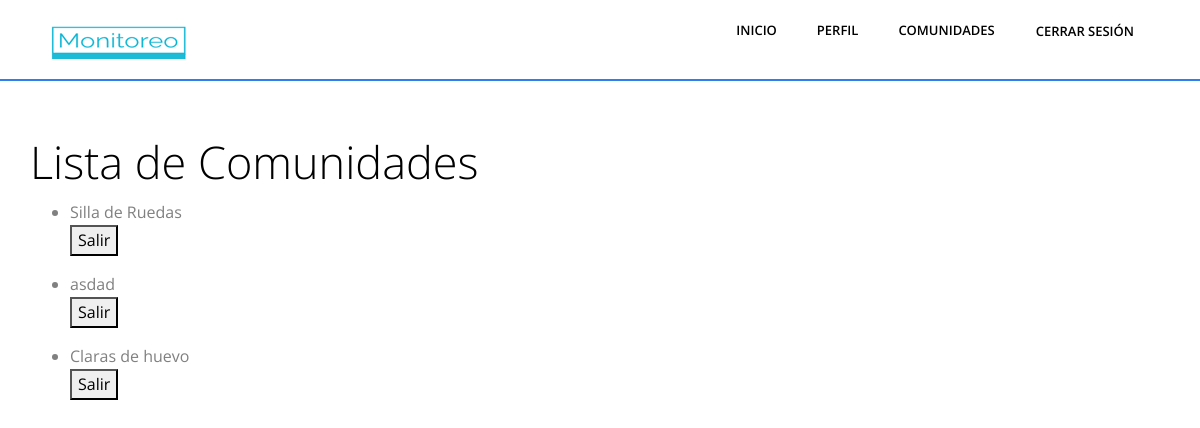
/buscar/comunidades (signed in), run on the app's committed database.
### Aplicaciones/Monitoreo/models.py (models this page shows, shortened)
class Comunidad(models.Model):
    nombre = models.CharField(max_length=100)
    descripcion = models.CharField(max_length=255, null=True)

### Aplicaciones/Monitoreo/views.py (the view, shortened to what this page needs)
# urls.py: path('buscar/comunidades',views.listar_comunidades, name = "listar_comunidades"),
@login_required
def listar_comunidades(request):
    group_names = requestGroups(request)
    comunidades = Comunidad.objects.all()
    perfil = Perfil.objects.get(user=request.user)
    perfil_comunidades = perfil.comunidades.all()
    context = {
        'request':request,
        'groups':group_names,
        'comunidades': comunidades,
        'perfil': perfil,
        'perfil_comunidades': perfil_comunidades
    }
    return render(request, 'listar_comunidades.html', context)

### Aplicaciones/Monitoreo/views.py (called while the page is built)
def requestGroups(request):
    user = request.user
    user_groups = user.groups.all()
    group_names = [group.name for group in user_groups]
    return group_names

### Aplicaciones/Monitoreo/templates/listar_comunidades.html (shortened to what this page needs)
{% load static %}
<html lang="es">
  {% include 'fragments/head.html' %}
  <body class="body-wrapper" data-spy="scroll" data-target=".privacy-nav">
    {% include 'fragments/header.html' %}
    <div class="container mt-5">
      <div class="row column">
        <h1>Lista de Comunidades</h1>
        <ul>
            {% for comunidad in comunidades %}
            <li>
                {{ comunidad.nombre }}
                {% if not comunidad in perfil_comunidades %}
                <form method="post" action="{% url 'listar_comunidades' %}">
                    {% csrf_token %}
                    <input type="hidden" name="comunidad_id" value="{{ comunidad.id }}">
                    <button type="submit" name="unirse">Unirse</button>
                </form>
                {% else %}
                    <form method="post" action="{% url 'listar_comunidades' %}">
                        <button type="submit" name="salir">Salir</button>
                    </form>
                {% endif %}
            </li>
            {% endfor %}
        </ul>
      </div>
    </div>
  </body>
</html>

### Aplicaciones/Monitoreo/static/css/style.css (style rules this page uses)
body { font-family: "Open Sans", sans-serif; -webkit-font-smoothing: antialiased; }
h1, h2, h3, h4, h5, h6 { font-family: "Open Sans", sans-serif; color: #000; font-weight: 300; }
h1 { font-size: 45px; line-height: 61px; }
p, li, blockquote, label { font-size: 16px; letter-spacing: 0; line-height: 25px; color: #808080; margin-bottom: 0; }
body { overflow-x: hidden; }
.column { flex-flow: column; }

### data on the page
Comunidad: nombre "Silla de Ruedas"
Comunidad: nombre "asdad"
Comunidad: nombre "Claras de huevo"
